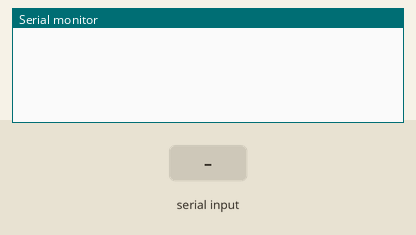
Bench run of a sketch on a simulated Arduino Uno, built with avr-gcc and run on an emulated ATmega328P. Parts: the last lines printed to the serial monitor. The test bench sets the inputs (shaded band).

Above: at 1.2 s.
1.3 s: "A" received over Serial
At 2.2 s:
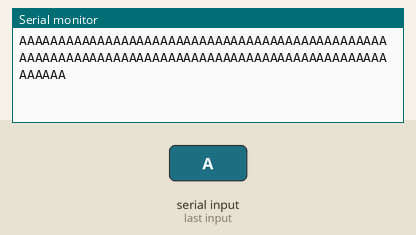
2.8 s: "B" received over Serial
At 3.4 s:
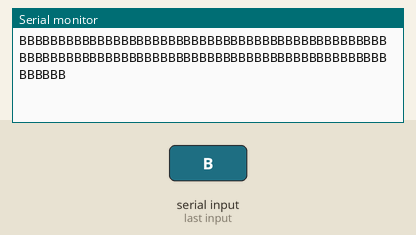

Measured:
- after the input at 1.3 s, the serial monitor: prints a new line at once (image 1)
- after the input at 2.8 s, the serial monitor: prints a new line at once (image 2)

The sketch:

serialCOMM.ino
```cpp
void setup() {
  Serial.begin(9600);
}

void loop() {
  while(Serial.available()!=1){
  }
  char character = Serial.read();
  switch(character){
    case 'A':
      doFirstCase();
      break;
    case 'B':
      doSecondCase();
      break;
    default:
      break;
  }
  delay(5);
}

void doFirstCase(){
  for(int i = 0; i<100; i++){
    Serial.print("A");
  }
  Serial.println("");
  return;
}

void doSecondCase(){
  for(int i = 0; i<100; i++){
    Serial.print("B");
  }
  Serial.println("");
  return;
}
```
